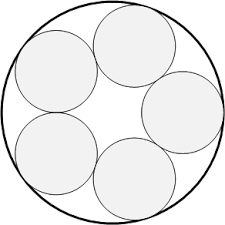
#> input picture 1.png, 225 x 225 px
$ python example_of_use.py
#> lines starting #> are read from the running program, lines starting #| are printed output that depends on the picture
from PIL import Image
import numpy as np

img = Image.open("1.png")
#> img is the input picture: PIL image 225x225 RGBA; mean R, G, B, A 237.1, 237.1, 237.1, 255
arr = 1 - np.asarray(img)[..., 0] / 255
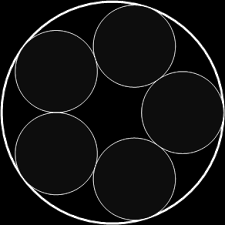
#> arr: shape (225, 225) float64; min 0, max 1, mean 0.0702
#> (the run stopped early here; a loop or call above may not have finished)
